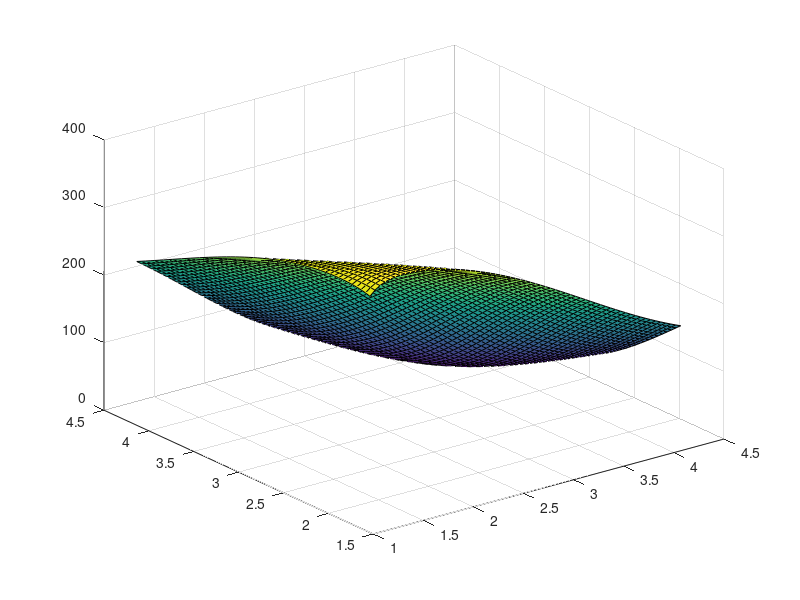
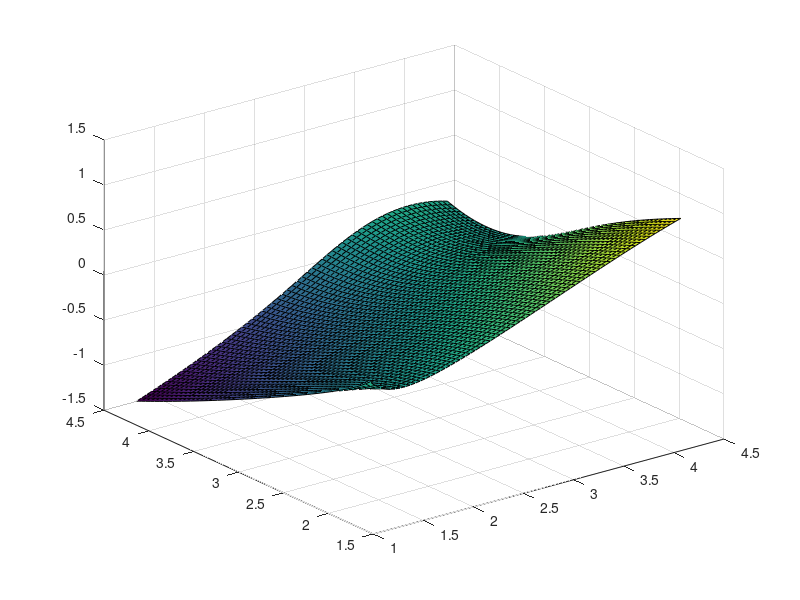

These figures' MATLAB source, in order:
l_a = 60;
l_b = 150;
l_c = 220;

[varphi_1, varphi_2] = meshgrid((pi / 3):0.05:(pi * 4 / 3), (pi * 4 / 3):-0.05:(pi/ 2));

x_B_1 = l_a - l_b .* cos(varphi_1);
x_B_2 = -l_a + l_b .* cos(varphi_2);
y_B_1 = l_b .* sin(varphi_1);
y_B_2 = l_b .* sin(varphi_2);

x_B = x_B_1 - x_B_2;
y_B = y_B_1 - y_B_2;
varphi_B_1 = acos(sqrt(x_B .* x_B + y_B .* y_B) / (2 .* l_c)) - atan2(y_B, x_B);

x_C = l_a - l_b .* cos(varphi_1) - l_c .* cos(varphi_B_1); 
y_C = l_b .* sin(varphi_1) + l_c .* sin(varphi_B_1);

l = sqrt(x_C .* x_C + y_C .* y_C);
theta_l = atan2(x_C, y_C);

figure;
surf(varphi_1, varphi_2, l);
figure;
surf(varphi_1, varphi_2, theta_l);

l_1 = sqrt(l_a .* l_a + l .* l - 2 .* l_a .* l .* sin(theta_l)); 
l_2 = sqrt(l_a .* l_a + l .* l + 2 .* l_a .* l .* sin(theta_l)); 

varphi_1_new = acos((l_1 .* l_1 + l_a .* l_a - l .* l) / (2 .* l_1 .* l_a)) + acos((l_1 .* l_1 + l_b .* l_b - l_c .* l_c) / (2 .* l_1 .* l_b));
varphi_2_new = acos((l_2 .* l_2 + l_a .* l_a - l .* l) / (2 .* l_2 .* l_a)) + acos((l_2 .* l_2 + l_b .* l_b - l_c .* l_c) / (2 .* l_2 .* l_b));


